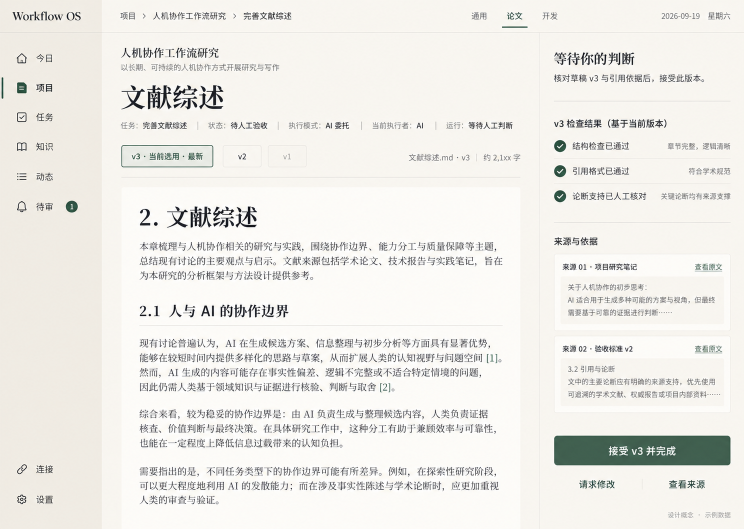
#> input picture thesis-review-original-20260919.png, 1487 x 1058 px (shown at 1/2 size)
$ python -i rebuild_icons.py   (imports and definitions only)
#> lines starting #> are read from the running program, lines starting #| are printed output that depends on the picture
#!/usr/bin/env python3
"""Export an existing RGBA image to a consistent Tauri desktop icon set.
No AI generation, tracing, recolouring or composition changes are performed.
Requires Python 3.10+ and Pillow. Uses only Pillow and the standard library.
"""
from __future__ import annotations

import argparse
import hashlib
import io
import json
import math
import shutil
import struct
from pathlib import Path

try:
    from PIL import Image
except ImportError as exc:
    raise SystemExit('Pillow is required. Install it with: python -m pip install Pillow') from exc

PNG_SIZES = (16, 20, 24, 32, 40, 48, 64, 96, 128, 256, 512, 1024)
ICO_ORDER = (32, 16, 20, 24, 40, 48, 64, 96, 128, 256)
CONFIG = {'bundle': {'icon': [
    'icons/32x32.png', 'icons/128x128.png', 'icons/128x128@2x.png',
    'icons/icon.png', 'icons/icon.icns', 'icons/icon.ico'
]}}


def sha256(path: Path) -> str:
    return hashlib.sha256(path.read_bytes()).hexdigest()


# [4 lines left out: function png_bytes, not called in this run]


def resize_rgba(image: Image.Image, size: tuple[int, int]) -> Image.Image:
    # Alpha-premultiplied filtering avoids invisible RGB values leaking into edges.
    if image.size == size:
        return image.copy()
    return image.convert('RGBa').resize(size, Image.Resampling.LANCZOS).convert('RGBA')


def normalize(source: Path) -> tuple[Image.Image, dict]:
    with Image.open(source) as im:
#> im is the input picture: PIL image 1487x1058 RGB; mean R, G, B 237.1, 235.6, 231.1
        original = im.convert('RGBA')
    alpha = original.getchannel('A')
#> alpha: PIL image 1487x1058 L; every value is 255
    clean = original.copy()
    # Remove virtually invisible alpha speckles, not visible glow or artwork.
    clean.putalpha(alpha.point(lambda v: 0 if v <= 3 else v))
    box = clean.getchannel('A').getbbox()
#> box = (0, 0, 1487, 1058)
    if box is None:
        raise ValueError('The source image has no visible non-transparent pixels.')
    artwork = clean.crop(box)
    # Uniform 4% safety margin on the longer dimension; preserve aspect ratio.
    side = math.ceil(max(artwork.size) / 0.92)
#> side = 1617
    canvas = Image.new('RGBA', (side, side), (0, 0, 0, 0))
#> canvas: PIL image 1617x1617 RGBA; every value is 0
    position = ((side - artwork.width) // 2, (side - artwork.height) // 2)
#> position = (65, 279)
    # Deliberately do not pass a mask here: that would multiply alpha twice.
    canvas.paste(artwork, position)
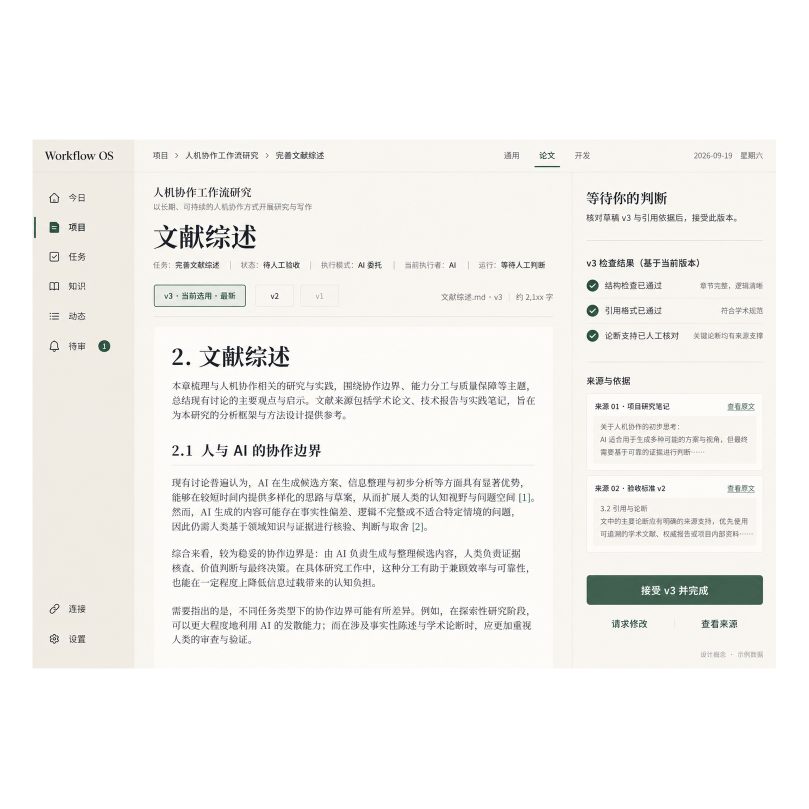
#> canvas: PIL image 1617x1617 RGBA (shown at 1/2 size); mean R, G, B, A 142.7, 141.8, 139.1, 153.4; transparent parts drawn white
    master = resize_rgba(canvas, (1024, 1024))
    metadata = {
        'source_size': list(original.size),
        'source_mode': 'RGBA',
        'source_sha256': sha256(source),
        'source_alpha_range': list(alpha.getextrema()),
        'removed_alpha_values': [0, 1, 2, 3],
        'visible_crop_box': list(box),
        'normalized_native_canvas_size': side,
        'master_size': [1024, 1024],
        'long_axis_safety_margin_fraction': 0.04,
        'resampling': 'Lanczos on premultiplied RGBA, direct from master for each size',
        'redesigned': False,
        'sharpened': False,
        'background_added': False,
    }
    return master, metadata


# [168 lines left out: functions dib_payload, write_ico, write_icns, verify, build, main, not called in this run]


# [2 lines not run here, left out]

#> (the run stopped early here; a loop or call above may not have finished)
